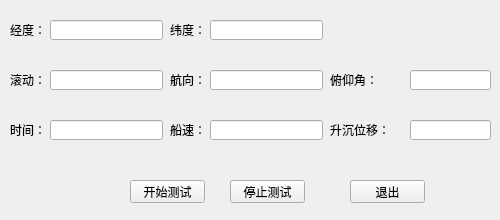
<?xml version="1.0" encoding="UTF-8"?>
<ui version="4.0">
 <class>instest</class>
 <widget class="QWidget" name="instest">
  <property name="geometry">
   <rect>
    <x>0</x>
    <y>0</y>
    <width>500</width>
    <height>220</height>
   </rect>
  </property>
  <property name="maximumSize">
   <size>
    <width>500</width>
    <height>220</height>
   </size>
  </property>
  <property name="windowTitle">
   <string>惯导测试</string>
  </property>
  <widget class="QLabel" name="label">
   <property name="geometry">
    <rect>
     <x>10</x>
     <y>20</y>
     <width>41</width>
     <height>20</height>
    </rect>
   </property>
   <property name="text">
    <string>经度：</string>
   </property>
  </widget>
  <widget class="QLabel" name="label_2">
   <property name="geometry">
    <rect>
     <x>10</x>
     <y>70</y>
     <width>54</width>
     <height>20</height>
    </rect>
   </property>
   <property name="text">
    <string>滚动：</string>
   </property>
  </widget>
  <widget class="QLabel" name="label_3">
   <property name="geometry">
    <rect>
     <x>10</x>
     <y>120</y>
     <width>54</width>
     <height>20</height>
    </rect>
   </property>
   <property name="text">
    <string>时间：</string>
   </property>
  </widget>
  <widget class="QLabel" name="label_4">
   <property name="geometry">
    <rect>
     <x>170</x>
     <y>20</y>
     <width>54</width>
     <height>20</height>
    </rect>
   </property>
   <property name="text">
    <string>纬度：</string>
   </property>
  </widget>
  <widget class="QLabel" name="label_5">
   <property name="geometry">
    <rect>
     <x>170</x>
     <y>70</y>
     <width>54</width>
     <height>20</height>
    </rect>
   </property>
   <property name="text">
    <string>航向：</string>
   </property>
  </widget>
  <widget class="QLabel" name="label_6">
   <property name="geometry">
    <rect>
     <x>170</x>
     <y>120</y>
     <width>54</width>
     <height>20</height>
    </rect>
   </property>
   <property name="text">
    <string>船速：</string>
   </property>
  </widget>
  <widget class="QLabel" name="label_7">
   <property name="geometry">
    <rect>
     <x>330</x>
     <y>70</y>
     <width>54</width>
     <height>20</height>
    </rect>
   </property>
   <property name="text">
    <string>俯仰角：</string>
   </property>
  </widget>
  <widget class="QLabel" name="label_8">
   <property name="geometry">
    <rect>
     <x>330</x>
     <y>120</y>
     <width>71</width>
     <height>20</height>
    </rect>
   </property>
   <property name="text">
    <string>升沉位移：</string>
   </property>
  </widget>
  <widget class="QLineEdit" name="longitude_edit">
   <property name="geometry">
    <rect>
     <x>50</x>
     <y>20</y>
     <width>113</width>
     <height>20</height>
    </rect>
   </property>
  </widget>
  <widget class="QLineEdit" name="latitude_edit">
   <property name="geometry">
    <rect>
     <x>210</x>
     <y>20</y>
     <width>113</width>
     <height>20</height>
    </rect>
   </property>
  </widget>
  <widget class="QLineEdit" name="scroll_edit">
   <property name="geometry">
    <rect>
     <x>50</x>
     <y>70</y>
     <width>113</width>
     <height>20</height>
    </rect>
   </property>
  </widget>
  <widget class="QLineEdit" name="utc_edit">
   <property name="geometry">
    <rect>
     <x>50</x>
     <y>120</y>
     <width>113</width>
     <height>20</height>
    </rect>
   </property>
  </widget>
  <widget class="QLineEdit" name="shipspeed_edit">
   <property name="geometry">
    <rect>
     <x>210</x>
     <y>120</y>
     <width>113</width>
     <height>20</height>
    </rect>
   </property>
  </widget>
  <widget class="QLineEdit" name="course_edit">
   <property name="geometry">
    <rect>
     <x>210</x>
     <y>70</y>
     <width>113</width>
     <height>20</height>
    </rect>
   </property>
  </widget>
  <widget class="QLineEdit" name="heave_edit">
   <property name="geometry">
    <rect>
     <x>410</x>
     <y>120</y>
     <width>81</width>
     <height>20</height>
    </rect>
   </property>
  </widget>
  <widget class="QLineEdit" name="pitch_edit">
   <property name="geometry">
    <rect>
     <x>410</x>
     <y>70</y>
     <width>81</width>
     <height>20</height>
    </rect>
   </property>
  </widget>
  <widget class="QPushButton" name="test">
   <property name="geometry">
    <rect>
     <x>130</x>
     <y>180</y>
     <width>75</width>
     <height>23</height>
    </rect>
   </property>
   <property name="text">
    <string>开始测试</string>
   </property>
  </widget>
  <widget class="QPushButton" name="stop">
   <property name="geometry">
    <rect>
     <x>230</x>
     <y>180</y>
     <width>75</width>
     <height>23</height>
    </rect>
   </property>
   <property name="text">
    <string>停止测试</string>
   </property>
  </widget>
  <widget class="QPushButton" name="exit">
   <property name="geometry">
    <rect>
     <x>350</x>
     <y>180</y>
     <width>75</width>
     <height>23</height>
    </rect>
   </property>
   <property name="text">
    <string>退出</string>
   </property>
  </widget>
 </widget>
 <resources/>
 <connections/>
</ui>
